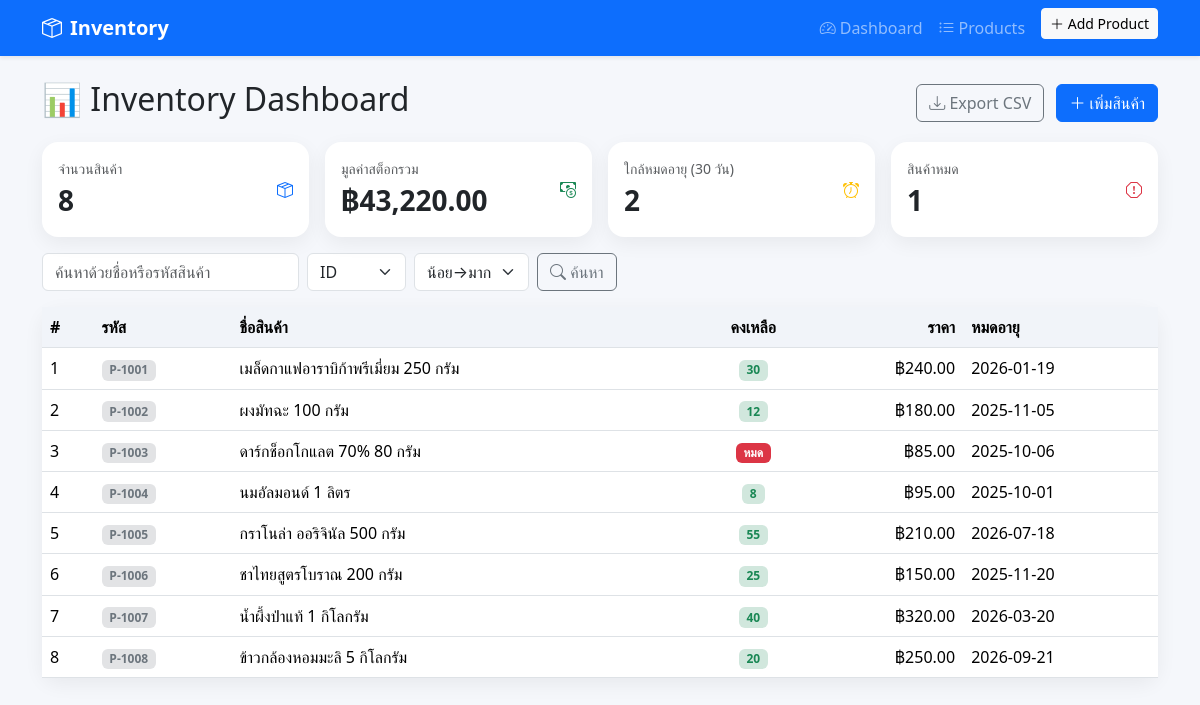
The page / on the database its author committed.
### tables this page shows
CREATE TABLE IF NOT EXISTS products (
  id INT AUTO_INCREMENT PRIMARY KEY,
  product_code VARCHAR(50) NOT NULL UNIQUE,
  name VARCHAR(255) NOT NULL,
  quantity INT NOT NULL DEFAULT 0,
  price DECIMAL(10,2) NOT NULL,
  expiry_date DATE
);

### src/product_functions.php (called while the page is built, shortened)
<?php
require_once __DIR__ . '/connect_db.php';
function getTotalProducts(): int {
    global $pdo;
    return (int)$pdo->query("SELECT COUNT(*) FROM products")->fetchColumn();
}
function getTotalStockValue(): float {
    global $pdo;
    return (float)$pdo->query("SELECT COALESCE(SUM(quantity * price),0) FROM products")->fetchColumn();
}
function getExpiringSoonCount(int $days = 30): int {
    global $pdo;
    $stmt = $pdo->prepare("SELECT COUNT(*) FROM products WHERE expiry_date IS NOT NULL AND expiry_date <= DATE_ADD(CURDATE(), INTERVAL ? DAY)");
    $stmt->execute([$days]);
    return (int)$stmt->fetchColumn();
}
function getOutOfStockCount(): int {
    global $pdo;
    return (int)$pdo->query("SELECT COUNT(*) FROM products WHERE quantity <= 0")->fetchColumn();
}
function listProducts(string $q = '', int $page = 1, int $perPage = 10, string $orderBy = 'id', string $orderDir = 'ASC'): array {
  global $pdo;
  $page    = max(1, (int)$page);
  $perPage = max(1, min(100, (int)$perPage));
  $offset  = ($page - 1) * $perPage;
  $params = [];
  $where  = '';
    $allowed = ['id','product_code','name','quantity','price','expiry_date'];
    $orderDir = strtoupper($orderDir) === 'DESC' ? 'DESC' : 'ASC';
  $countSql = "SELECT COUNT(*) FROM products $where";
  $countStmt = $pdo->prepare($countSql);
  $countStmt->execute($params);
  $total = (int)$countStmt->fetchColumn();
  $sql = "SELECT * FROM products $where
      ORDER BY $orderBy $orderDir
      LIMIT $perPage OFFSET $offset";
  $stmt = $pdo->prepare($sql);
  $stmt->execute();
  return [
    'items'   => $stmt->fetchAll(),
    'total'   => $total,
    'page'    => $page,
    'perPage' => $perPage,
    'pages'   => (int)ceil($total / $perPage),
  ];
}

### public/index.php (the view, shortened to what this page needs)
<?php
require_once __DIR__ . '/../src/product_functions.php';
$totalProducts   = getTotalProducts();
$totalStockValue = getTotalStockValue();
$expSoon         = getExpiringSoonCount(30);
$outOfStock      = getOutOfStockCount();
$q       = trim($_GET['q'] ?? '');
$page    = max(1, (int)($_GET['page'] ?? 1));
$perPage = 10;
$orderBy = $_GET['orderBy'] ?? 'id';
$orderDir = $_GET['orderDir'] ?? 'ASC';
$result  = listProducts($q, $page, $perPage, $orderBy, $orderDir);
$items   = $result['items'];
include __DIR__ . '/../templates/header.php';
?>
<div class="container">
    <div class="d-flex flex-wrap align-items-center justify-content-between mb-3">
    <h2 class="mb-2">📊 Inventory Dashboard</h2>
    <div>
      <a href="export_csv.php?q=<?= urlencode($q) ?>&orderBy=<?= urlencode($orderBy) ?>&orderDir=<?= urlencode($orderDir) ?>" class="btn btn-outline-secondary me-2"><i class="bi bi-download"></i> Export CSV</a>
      <a href="add_product.php" class="btn btn-primary"><i class="bi bi-plus-lg me-1"></i>เพิ่มสินค้า</a>
    </div>
  </div>
  <div class="row g-3 mb-3">
    <div class="col-6 col-md-3">
      <div class="card stat">
        <div class="card-body d-flex justify-content-between align-items-center">
          <div>
            <div class="text-muted small">จำนวนสินค้า</div>
            <div class="fs-3 fw-bold"><?= $totalProducts ?></div>
          </div>
          <i class="bi bi-box-seam text-primary icon"></i>
        </div>
      </div>
    </div>
    <div class="col-6 col-md-3">
      <div class="card stat">
        <div class="card-body d-flex justify-content-between align-items-center">
          <div>
            <div class="text-muted small">มูลค่าสต็อกรวม</div>
            <div class="fs-3 fw-bold">฿<?= number_format($totalStockValue,2) ?></div>
          </div>
          <i class="bi bi-cash-coin text-success icon"></i>
        </div>
      </div>
    </div>
    <div class="col-6 col-md-3">
      <div class="card stat">
        <div class="card-body d-flex justify-content-between align-items-center">
          <div>
            <div class="text-muted small">ใกล้หมดอายุ (30 วัน)</div>
            <div class="fs-3 fw-bold"><?= $expSoon ?></div>
          </div>
          <i class="bi bi-alarm text-warning icon"></i>
        </div>
      </div>
    </div>
    <div class="col-6 col-md-3">
      <div class="card stat">
        <div class="card-body d-flex justify-content-between align-items-center">
          <div>
            <div class="text-muted small">สินค้าหมด</div>
            <div class="fs-3 fw-bold"><?= $outOfStock ?></div>
          </div>
          <i class="bi bi-exclamation-octagon text-danger icon"></i>
        </div>
      </div>
    </div>
  </div>
  <form class="row g-2 mb-3" method="get" id="index-search-form">
    <div class="col-auto">
      <input type="text" class="form-control" name="q" value="<?= htmlspecialchars($q) ?>" placeholder="ค้นหาด้วยชื่อหรือรหัสสินค้า">
    </div>
    <div class="col-auto">
      <select name="orderBy" class="form-select">
        <?php
        $cols = ['id' => 'ID', 'product_code' => 'รหัส', 'name' => 'ชื่อ', 'quantity' => 'คงเหลือ', 'price' => 'ราคา', 'expiry_date' => 'หมดอายุ'];
        foreach ($cols as $key => $label) {
            $sel = ($orderBy === $key) ? 'selected' : '';
            echo "<option value=\"{$key}\" {$sel}>{$label}</option>";
        }
        ?>
      </select>
    </div>
    <div class="col-auto">
      <select name="orderDir" class="form-select">
        <option value="ASC" <?= $orderDir === 'ASC' ? 'selected' : '' ?>>น้อย→มาก</option>
      </select>
    </div>
    <div class="col-auto">
      <button class="btn btn-outline-secondary"><i class="bi bi-search"></i> ค้นหา</button>
    </div>
  </form>
  <div class="card">
    <div class="table-responsive">
  <table class="table align-middle mb-0">
        <thead>
          <tr>
            <th>#</th>
            <th>รหัส</th>
            <th>ชื่อสินค้า</th>
            <th class="text-center">คงเหลือ</th>
            <th class="text-end">ราคา</th>
            <th>หมดอายุ</th>
          </tr>
        </thead>
        <tbody>
        <?php if (!$items): ?>
          <tr><td colspan="7" class="text-center text-muted py-4">ไม่พบรายการ</td></tr>
        <?php else: foreach ($items as $i => $p): ?>
          <tr>
            <td><?= (($page-1)*$perPage) + $i + 1 ?></td>
            <td><span class="badge bg-secondary-subtle text-secondary"><?= htmlspecialchars($p['product_code']) ?></span></td>
            <td><?= htmlspecialchars($p['name']) ?></td>
            <td class="text-center">
              <?php if ((int)$p['quantity'] <= 0): ?>
                <span class="badge bg-danger">หมด</span>
              <?php elseif ((int)$p['quantity'] <= 5): ?>
                <span class="badge bg-warning text-dark"><?= (int)$p['quantity'] ?></span>
              <?php else: ?>
                <span class="badge bg-success-subtle text-success"><?= (int)$p['quantity'] ?></span>
              <?php endif; ?>
            </td>
            <td class="text-end">฿<?= number_format((float)$p['price'], 2) ?></td>
            <td><?= $p['expiry_date'] ?: '-' ?></td>
          </tr>
        <?php endforeach; endif; ?>
        </tbody>
      </table>
    </div>
  </div>
</div>

### templates/header.php (shortened to what this page needs)
<!doctype html>
<html lang="th">
<head>
  <link href="https://cdn.jsdelivr.net/npm/bootstrap@5.3.3/dist/css/bootstrap.min.css" rel="stylesheet">
  <link href="https://cdnjs.cloudflare.com/ajax/libs/bootstrap-icons/1.11.3/font/bootstrap-icons.min.css" rel="stylesheet">
  <link href="assets/css/styles.css" rel="stylesheet">
</head>
<body>
<nav class="navbar navbar-expand-lg navbar-dark bg-primary shadow-sm">
  <div class="container">
    <a class="navbar-brand fw-bold" href="index.php"><i class="bi bi-box-seam me-2"></i>Inventory</a>
    <div id="nav" class="collapse navbar-collapse">
      <ul class="navbar-nav ms-auto">
        <li class="nav-item"><a class="nav-link" href="index.php"><i class="bi bi-speedometer2 me-1"></i>Dashboard</a></li>
        <li class="nav-item"><a class="nav-link" href="products.php"><i class="bi bi-list-ul me-1"></i>Products</a></li>
        <li class="nav-item"><a class="btn btn-light btn-sm ms-2" href="add_product.php"><i class="bi bi-plus-lg"></i> Add Product</a></li>
      </ul>
    </div>
  </div>
</nav>
<main class="py-4">

### public/assets/css/styles.css (style rules this page uses)
:root { --card-radius: 16px; }
body { background-color:#f5f7fb; }
.card { border:0; border-radius:var(--card-radius); box-shadow:0 6px 20px rgba(0,0,0,0.06); }
.table thead th { background:#f1f4f9; }

### rows shown on the page
products: i "1", product_code "P-1001", name "เมล็ดกาแฟอาราบิก้าพรีเมี่ยม 250 กรัม", quantity "30", price "240.00", expiry_date "2026-01-19"
products: i "2", product_code "P-1002", name "ผงมัทฉะ 100 กรัม", quantity "12", price "180.00", expiry_date "2025-11-05"
products: i "3", product_code "P-1003", name "ดาร์กช็อกโกแลต 70% 80 กรัม", quantity "หมด", price "85.00", expiry_date "2025-10-06"
products: i "4", product_code "P-1004", name "นมอัลมอนด์ 1 ลิตร", quantity "8", price "95.00", expiry_date "2025-10-01"
products: i "5", product_code "P-1005", name "กราโนล่า ออริจินัล 500 กรัม", quantity "55", price "210.00", expiry_date "2026-07-18"
products: i "6", product_code "P-1006", name "ชาไทยสูตรโบราณ 200 กรัม", quantity "25", price "150.00", expiry_date "2025-11-20"
products: i "7", product_code "P-1007", name "น้ำผึ้งป่าแท้ 1 กิโลกรัม", quantity "40", price "320.00", expiry_date "2026-03-20"
products: i "8", product_code "P-1008", name "ข้าวกล้องหอมมะลิ 5 กิโลกรัม", quantity "20", price "250.00", expiry_date "2026-09-21"

### other values the page prints
$totalProducts "8"
$totalStockValue "43,220.00"
$expSoon "2"
$outOfStock "1"
form field orderBy "ID"
